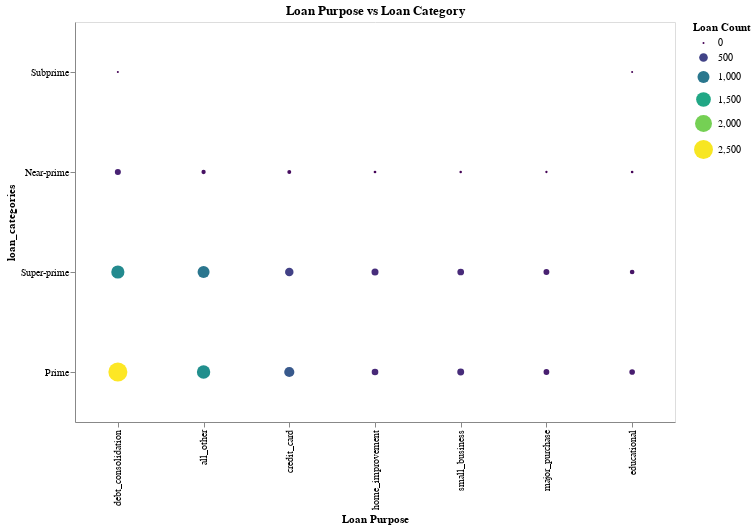

Here is the notebook cell this chart was saved with:
### Code cell
# Default Rate by Loan Purpose:

# Explode 'purpose' column for analysis
loan_purpose_data = p2ploan_df.explode('purpose')

# Loan Purpose vs Loan Category
purpose_risk_chart = alt.Chart(loan_purpose_data).mark_circle().encode(
    x=alt.X('purpose:N', title='Loan Purpose', sort='-color'),
    y=alt.Y('loan_categories:N', title='loan_categories', sort='color'),
    color=alt.Color('count()', scale=alt.Scale(scheme='viridis'), title='Loan Count'),
    size=alt.Size('count()', title='Loan Count'),
    tooltip=['purpose', 'loan_categories', 'count()']
).properties(
    width=600,
    height=400,
    title='Loan Purpose vs Loan Category'
)

purpose_risk_chart

### Figure 1 — Vega specification as saved in the notebook (floating-point values rounded to 4 significant figures)
{"$schema": "https://vega.github.io/schema/vega/v5.json", "data": [{"name": "source_0"}, {"name": "data_0", "values": [{"__count": 1199, "loan_categories": "Super-prime", "purpose": "debt_consolidation"}, {"__count": 702, "loan_categories": "Prime", "purpose": "credit_card"}, {"__count": 2525, "loan_categories": "Prime", "purpose": "debt_consolidation"}, {"__count": 480, "loan_categories": "Super-prime", "purpose": "credit_card"}, {"__count": 986, "loan_categories": "Super-prime", "purpose": "all_other"}, {"__count": 285, "loan_categories": "Prime", "purpose": "home_improvement"}, {"__count": 293, "loan_categories": "Super-prime", "purpose": "small_business"}, {"__count": 209, "loan_categories": "Prime", "purpose": "major_purchase"}, {"__count": 1242, "loan_categories": "Prime", "purpose": "all_other"}, {"__count": 319, "loan_categories": "Super-prime", "purpose": "home_improvement"}, {"__count": 126, "loan_categories": "Super-prime", "purpose": "educational"}, {"__count": 310, "loan_categories": "Prime", "purpose": "small_business"}, {"__count": 194, "loan_categories": "Prime", "purpose": "educational"}, {"__count": 231, "loan_categories": "Near-prime", "purpose": "debt_consolidation"}, {"__count": 103, "loan_categories": "Near-prime", "purpose": "all_other"}, {"__count": 219, "loan_categories": "Super-prime", "purpose": "major_purchase"}, {"__count": 22, "loan_categories": "Near-prime", "purpose": "educational"}, {"__count": 80, "loan_categories": "Near-prime", "purpose": "credit_card"}, {"__count": 25, "loan_categories": "Near-prime", "purpose": "home_improvement"}, {"__count": 1, "loan_categories": "Subprime", "purpose": "educational"}, {"__count": 16, "loan_categories": "Near-prime", "purpose": "small_business"}, {"__count": 2, "loan_categories": "Subprime", "purpose": "debt_consolidation"}, {"__count": 9, "loan_categories": "Near-prime", "purpose": "major_purchase"}]}, {"name": "source_0_x_domain_purpose", "values": [{"purpose": "debt_consolidation", "sort_field": 3957}, {"purpose": "credit_card", "sort_field": 1262}, {"purpose": "all_other", "sort_field": 2331}, {"purpose": "home_improvement", "sort_field": 629}, {"purpose": "small_business", "sort_field": 619}, {"purpose": "major_purchase", "sort_field": 437}, {"purpose": "educational", "sort_field": 343}]}, {"name": "source_0_y_domain_loan_categories", "values": [{"loan_categories": "Super-prime", "sort_field": 3622}, {"loan_categories": "Prime", "sort_field": 5467}, {"loan_categories": "Near-prime", "sort_field": 486}, {"loan_categories": "Subprime", "sort_field": 3}]}, {"name": "data_0_color_domain___count", "values": [{"min": 1, "max": 2525}]}, {"name": "data_0_size_domain___count", "values": [{"min": 1, "max": 2525}]}], "marks": [{"type": "symbol", "name": "marks", "from": {"data": "data_0"}, "encode": {"update": {"x": {"field": "purpose", "scale": "x"}, "size": {"field": "__count", "scale": "size"}, "shape": {"value": "circle"}, "fill": {"field": "__count", "scale": "color"}, "tooltip": {"signal": "{\"purpose\": isValid(datum[\"purpose\"]) ? datum[\"purpose\"] : \"\"+datum[\"purpose\"], \"loan_categories\": isValid(datum[\"loan_categories\"]) ? datum[\"loan_categories\"] : \"\"+datum[\"loan_categories\"], \"Count of Records\": format(datum[\"__count\"], \"\")}"}, "y": {"field": "loan_categories", "scale": "y"}}}, "style": ["circle"]}], "scales": [{"name": "x", "type": "point", "domain": {"data": "source_0_x_domain_purpose", "field": "purpose", "sort": {"op": "max", "field": "sort_field", "order": "descending"}}, "range": [0, {"signal": "width"}], "padding": 0.5}, {"name": "y", "type": "point", "domain": {"data": "source_0_y_domain_loan_categories", "field": "loan_categories", "sort": {"op": "max", "field": "sort_field"}}, "range": [0, {"signal": "height"}], "padding": 0.5}, {"name": "color", "type": "linear", "domain": [{"signal": "(data(\"data_0_color_domain___count\")[0] || {}).min"}, {"signal": "(data(\"data_0_color_domain___count\")[0] || {}).max"}], "range": {"scheme": "viridis"}, "interpolate": "hcl", "zero": false}, {"name": "size", "type": "linear", "domain": [{"signal": "(data(\"data_0_size_domain___count\")[0] || {}).min"}, {"signal": "(data(\"data_0_size_domain___count\")[0] || {}).max"}], "range": [4, 361], "zero": true}], "axes": [{"scale": "x", "orient": "bottom", "title": "Loan Purpose", "labelAlign": "right", "labelAngle": 270, "labelBaseline": "middle", "grid": false, "zindex": 0}, {"scale": "y", "orient": "left", "grid": false, "title": "loan_categories", "zindex": 0}], "title": {"text": "Loan Purpose vs Loan Category", "frame": "group"}, "padding": 5, "height": 400, "style": "cell", "legends": [{"title": "Loan Count", "fill": "color", "gradientLength": {"signal": "clamp(height, 64, 200)"}, "symbolType": "circle", "size": "size", "encode": {"symbols": {"update": {"fillOpacity": {"value": 1}, "stroke": {"value": "transparent"}}}}}], "background": "white", "width": 600}
